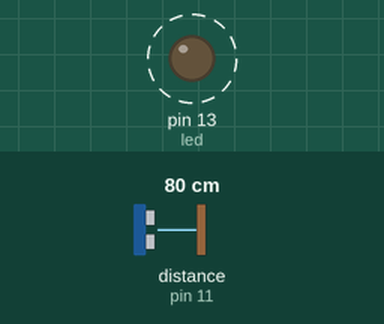
This sketch was run on a simulated Arduino Uno, built with avr-gcc and run on an emulated ATmega328P. On the bench: output pins drawn as LEDs (lit = HIGH). Dashed ring = blinking. The inputs (shaded band) are chosen by the test bench; at power-on: distance to the obstacle (sensor on pin 11) 80 cm. The echo pulse lasts 58.3 µs per cm.

Above: at 0.02 s.
Timing chart, 0 to 3.0 s (numbered marks = the images above):
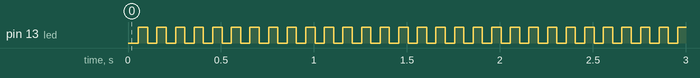

Measured:
- by itself, pin 13 (led): alternates HIGH for 0.05 s and LOW for 0.05 s

The sketch:

blink_when_close_averaged.ino
```cpp
// ---------------------------------------------------------------------------
// Example NewPing library sketch that does a ping about 20 times per second.
// ---------------------------------------------------------------------------

#include <NewPing.h>

int led = 13;
int dist = 0;
int distgroup = 0;
int count = 0;
int user = 0;

#define TRIGGER_PIN  12  // Arduino pin tied to trigger pin on the ultrasonic sensor.
#define ECHO_PIN     11  // Arduino pin tied to echo pin on the ultrasonic sensor.
#define MAX_DISTANCE 300 // Maximum distance we want to ping for (in centimeters). Maximum sensor distance is rated at 400-500cm.

NewPing sonar(TRIGGER_PIN, ECHO_PIN, MAX_DISTANCE); // NewPing setup of pins and maximum distance.


void setup() {
    pinMode(led, OUTPUT);
}

void loop() {
  count = (count+1);
  delay(50);                      // Wait 50ms between pings (about 20 pings/sec). 29ms should be the shortest delay between pings.
  dist = sonar.ping();
  distgroup = (distgroup + dist);
  while (count >= 100) {
     if (distgroup < 150450) {user = 1;}
     else {user = 0;}}

 if (count >= 100) {
    count = 0;
    distgroup = 0;}

  while (user = 1) {digitalWrite(led,HIGH); delay(50);digitalWrite(led,LOW); delay (50);};
  while (user = 0) {digitalWrite(led,HIGH); delay(1000); digitalWrite(led,LOW); delay(1500);}}
```
